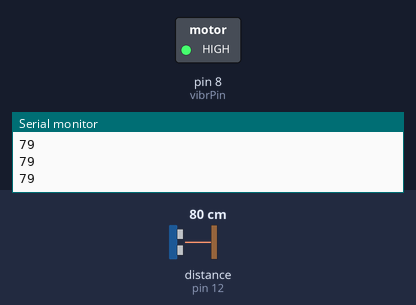
The sketch below on a simulated Arduino Uno, built with avr-gcc and run on an emulated ATmega328P. On the bench: switched loads named in the sketch (green lamp = pin HIGH), the last lines printed to the serial monitor. Wiring (inferred from the names in the program): ultrasonic range finder: trigger pin 13; echo pin 12. The inputs (shaded band) are chosen by the test bench; at power-on: distance to the obstacle (sensor on pin 12) 80 cm. The echo pulse lasts 58.3 µs per cm; pins used as bus, display or sensor lines are not drawn.

Above: at 1.2 s.
1.3 s: distance to the obstacle (sensor on pin 12) set to 178 cm
2.8 s: distance to the obstacle (sensor on pin 12) set to 187 cm
At 4.0 s:
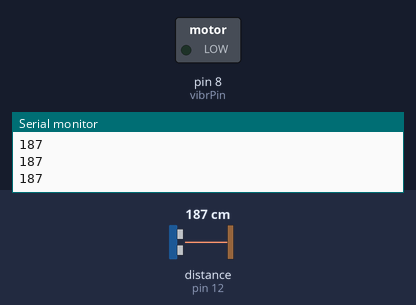
4.3 s: distance to the obstacle (sensor on pin 12) set to 2 cm
At 5.0 s:
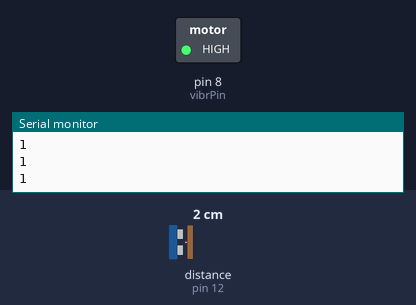
5.9 s: distance to the obstacle (sensor on pin 12) set to 250 cm
At 6.9 s:
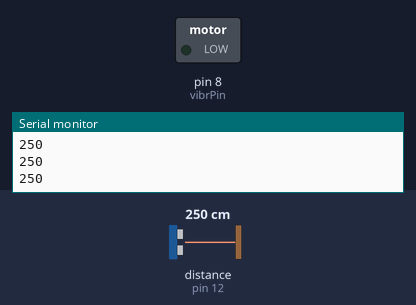
Timing chart, 0 to 8.4 s (numbered marks = the images above; inputs shaded):
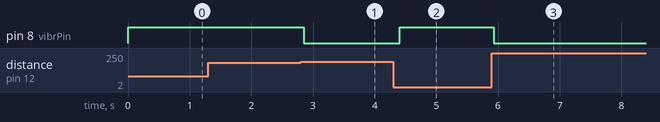

Measured:
- the behaviour switches between 181 and 182 cm on distance to the obstacle (sensor on pin 12) (found by bisection; images 0 and 1)
- after the input at 2.8 s, pin 8 (vibrPin): HIGH → LOW after 0.05 s
- after the input at 4.3 s, pin 8 (vibrPin): LOW → HIGH after 0.11 s
- after the input at 5.9 s, pin 8 (vibrPin): HIGH → LOW at once

The sketch:

bengaladudu.ino
```cpp
int trigPin = 13;
int echoPin = 12;
int vibrPin = 8;
long duration, cm;


void setup() {
  Serial.begin(9600);

  pinMode(trigPin, OUTPUT);
  pinMode(echoPin, INPUT);
  pinMode(vibrPin, OUTPUT);

}

void loop() {
  digitalWrite(trigPin, LOW);
  delayMicroseconds(5);
  digitalWrite(trigPin, HIGH);
  delayMicroseconds(10);
  digitalWrite(trigPin, LOW);

  pinMode(echoPin, INPUT);
  duration = pulseIn(echoPin, HIGH);

  cm = (duration / 2) / 29.1;
  Serial.println(cm);

  if (cm <= 180) {
    digitalWrite(vibrPin, HIGH);

  } else {
    digitalWrite(vibrPin, LOW);
  }

  delay(250);
}
```
